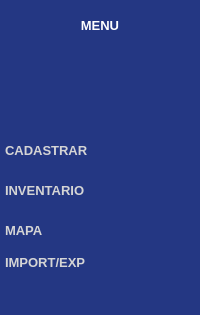
     <widget class="QWidget" name="sideBotao" native="true">
      <property name="enabled">
       <bool>true</bool>
      </property>
      <property name="minimumSize">
       <size>
        <width>140</width>
        <height>0</height>
       </size>
      </property>
      <property name="styleSheet">
       <string notr="true">QWidget{
	padding:5px;
	background-color: rgb(36, 55, 131);
	color: rgb(255, 255, 255);
}

QPushButton{
	color: rgb(255, 255, 255);
	border:none;
	text-align:left;
	color: rgb(213, 213, 213);
}

QPushButton:checked{
	background-color: rgb(245, 180, 0);
	color:#fff;
	border-top-left-radius:15px;
	border-bottom-left-radius:15px;

}
QPushButton:hover{
	background-color: rgb(245, 180, 0);
	color:#fff;
	border-top-left-radius:15px;
	border-bottom-left-radius:15px;
}</string>
      </property>
      <layout class="QVBoxLayout" name="verticalLayout">
       <property name="spacing">
        <number>0</number>
       </property>
       <property name="leftMargin">
        <number>0</number>
       </property>
       <property name="topMargin">
        <number>0</number>
       </property>
       <property name="rightMargin">
        <number>0</number>
       </property>
       <property name="bottomMargin">
        <number>0</number>
       </property>
       <item>
        <widget class="QLabel" name="label_3">
         <property name="minimumSize">
          <size>
           <width>50</width>
           <height>50</height>
          </size>
         </property>
         <property name="font">
          <font>
           <pointsize>10</pointsize>
           <bold>true</bold>
          </font>
         </property>
         <property name="text">
          <string>MENU</string>
         </property>
         <property name="alignment">
          <set>Qt::AlignCenter</set>
         </property>
        </widget>
       </item>
       <item>
        <spacer name="verticalSpacer_12">
         <property name="orientation">
          <enum>Qt::Vertical</enum>
         </property>
         <property name="sizeType">
          <enum>QSizePolicy::Fixed</enum>
         </property>
         <property name="sizeHint" stdset="0">
          <size>
           <width>20</width>
           <height>80</height>
          </size>
         </property>
        </spacer>
       </item>
       <item>
        <widget class="QPushButton" name="btnCadastro">
         <property name="minimumSize">
          <size>
           <width>80</width>
           <height>40</height>
          </size>
         </property>
         <property name="maximumSize">
          <size>
           <width>140</width>
           <height>16777215</height>
          </size>
         </property>
         <property name="font">
          <font>
           <pointsize>10</pointsize>
           <bold>true</bold>
          </font>
         </property>
         <property name="cursor">
          <cursorShape>PointingHandCursor</cursorShape>
         </property>
         <property name="styleSheet">
          <string notr="true"/>
         </property>
         <property name="text">
          <string>CADASTRAR</string>
         </property>
         <property name="icon">
          <iconset resource="source.qrc">
           <normaloff>:/new/prefix1/icones/register.png</normaloff>:/new/prefix1/icones/register.png</iconset>
         </property>
         <property name="iconSize">
          <size>
           <width>32</width>
           <height>32</height>
          </size>
         </property>
         <property name="checkable">
          <bool>true</bool>
         </property>
         <property name="autoExclusive">
          <bool>true</bool>
         </property>
        </widget>
       </item>
       <item>
        <widget class="QPushButton" name="btnInventario">
         <property name="minimumSize">
          <size>
           <width>80</width>
           <height>40</height>
          </size>
         </property>
         <property name="maximumSize">
          <size>
           <width>140</width>
           <height>16777215</height>
          </size>
         </property>
         <property name="font">
          <font>
           <pointsize>10</pointsize>
           <bold>true</bold>
          </font>
         </property>
         <property name="cursor">
          <cursorShape>PointingHandCursor</cursorShape>
         </property>
         <property name="styleSheet">
          <string notr="true"/>
         </property>
         <property name="text">
          <string>INVENTARIO</string>
         </property>
         <property name="icon">
          <iconset resource="source.qrc">
           <normaloff>:/new/prefix1/icones/inventary.png</normaloff>:/new/prefix1/icones/inventary.png</iconset>
         </property>
         <property name="iconSize">
          <size>
           <width>32</width>
           <height>32</height>
          </size>
         </property>
         <property name="checkable">
          <bool>true</bool>
         </property>
         <property name="autoExclusive">
          <bool>true</bool>
         </property>
         <property name="autoDefault">
          <bool>false</bool>
         </property>
        </widget>
       </item>
       <item>
        <widget class="QPushButton" name="btnMapa">
         <property name="minimumSize">
          <size>
           <width>80</width>
           <height>40</height>
          </size>
         </property>
         <property name="maximumSize">
          <size>
           <width>140</width>
           <height>16777215</height>
          </size>
         </property>
         <property name="font">
          <font>
           <pointsize>10</pointsize>
           <bold>true</bold>
          </font>
         </property>
         <property name="cursor">
          <cursorShape>PointingHandCursor</cursorShape>
         </property>
         <property name="toolTip">
          <string/>
         </property>
         <property name="text">
          <string>MAPA</string>
         </property>
         <property name="icon">
          <iconset resource="source.qrc">
           <normaloff>:/new/prefix1/icones/analitc.png</normaloff>:/new/prefix1/icones/analitc.png</iconset>
         </property>
         <property name="iconSize">
          <size>
           <width>32</width>
           <height>32</height>
          </size>
         </property>
         <property name="checkable">
          <bool>true</bool>
         </property>
         <property name="autoExclusive">
          <bool>true</bool>
         </property>
        </widget>
       </item>
       <item>
        <widget class="QPushButton" name="btnImpExp">
         <property name="font">
          <font>
           <pointsize>10</pointsize>
           <bold>true</bold>
          </font>
         </property>
         <property name="cursor">
          <cursorShape>PointingHandCursor</cursorShape>
         </property>
         <property name="text">
          <string>IMPORT/EXP</string>
         </property>
         <property name="icon">
          <iconset resource="source.qrc">
           <normaloff>:/new/prefix1/icones/importExport.png</normaloff>:/new/prefix1/icones/importExport.png</iconset>
         </property>
         <property name="iconSize">
          <size>
           <width>32</width>
           <height>32</height>
          </size>
         </property>
         <property name="checkable">
          <bool>true</bool>
         </property>
         <property name="autoExclusive">
          <bool>true</bool>
         </property>
        </widget>
       </item>
       <item>
        <spacer name="verticalSpacer">
         <property name="orientation">
          <enum>Qt::Vertical</enum>
         </property>
         <property name="sizeHint" stdset="0">
          <size>
           <width>20</width>
           <height>40</height>
          </size>
         </property>
        </spacer>
       </item>
      </layout>
     </widget>
